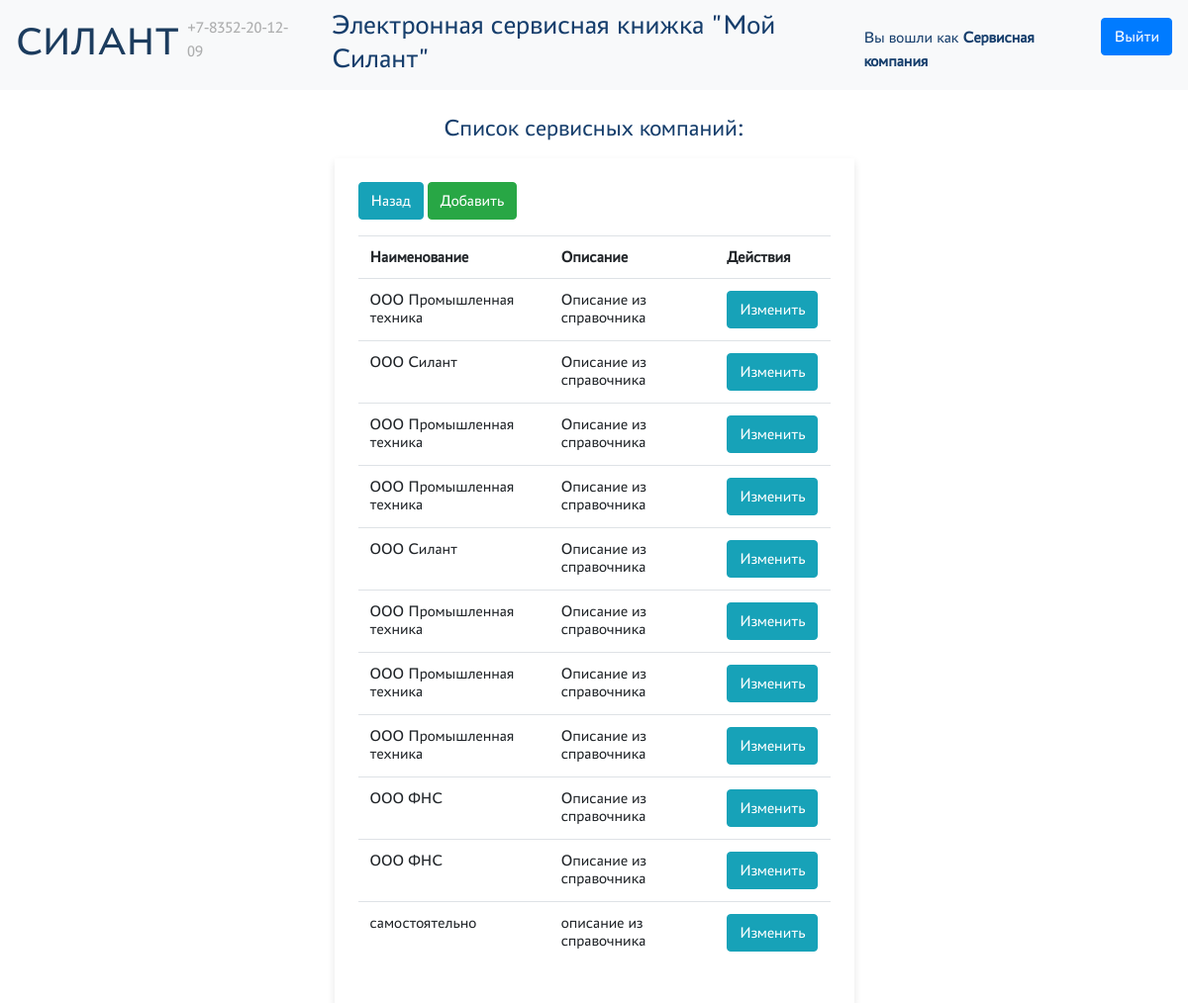
Page /lookups/service_companies (signed in) on the committed database.
### main/models.py (models this page shows, shortened)
class ServiceCompany(models.Model):
    name = models.CharField("Название", max_length=255)
    description = models.TextField("Описание")
    user = models.OneToOneField(auth_models.CustomUser, on_delete=models.SET_NULL, verbose_name='Пользователь', null=True)
    class Meta:
        verbose_name = "Сервисная компания"
        verbose_name_plural = "Сервисные компании"

### main/views.py (the view)
# urls.py: path('lookups/service_companies', views.ServiceCompanyListView.as_view(), name="service-company-list"),
class ServiceCompanyListView(PermissionRequiredMixin, ListView):
    permission_required = 'main.view_service_company'
    model = models.ServiceCompany
    queryset = models.ServiceCompany.objects.all()
    template_name = 'main/lookups/service_companies/list.html'
    context_object_name = 'service_companies'

### authentication/models.py (called while the page is built)
    def has_perm(self, perm, obj=None):
        return True

### main/templatetags/custom_tags.py (called while the page is built)
@register.filter(name='has_group')
def has_group(user, group_name):
    group = Group.objects.get(name=group_name)
    return True if group in user.groups.all() else False

### templates/main/lookups/service_companies/list.html
{% extends 'base.html' %}
{% load custom_tags %}
{% block content %}
    <h4 class="text-center mt-4">Список сервисных компаний:</h4>
    <div class="col-12 col-md-6 offset-md-3 mt-3">
        <div class="card-new p-4">
            <a href="/lookups" class="btn btn-info mb-3">Назад</a>
            <a href="/lookups/service_companies/new" class="btn btn-success mb-3">Добавить</a>
            <table class="table table-hover">
                <tr>
                    <th>Наименование</th>
                    <th>Описание</th>
                    <th>Действия</th>
                </tr>
                {% for service_company in service_companies %}
                    <tr>
                        <td>{{ service_company.name }}</td>
                        <td>{{ service_company.description }}</td>
                        <td><a href="/lookups/service_companies/edit/{{ service_company.pk }}" class="btn btn-info">Изменить</a></td>
                    </tr>
                {% endfor %}
            </table>
        </div>
    </div>
{% endblock content %}

### static/css/style.css (style rules this page uses)
:root { --silant_black: #163E6C; --silant_red: #D20A11; --silant_beige: #EBE6D6; --silant_grey: #6c757d; --silant_light_grey: #e6e6e6; --silant_cell_grey: #f3f3f3; }
html { font-family: "PT-Astra-Sans_Regular" !important; line-height: 1.5; -webkit-text-size-adjust: 100%; -ms-text-size-adjust: 100%; -moz-text-size-adjust: 100%; -ms-overflow-style: scrollbar; -webkit-tap-highlight-color: rgba(0, 0, 0, 0); }
body { font-family: "PT-Astra-Sans_Regular" !important; height: 100%; font-weight: 400; line-height: 1.5; color: var(--silant_black); }
.card-new { background-color: white; box-shadow: 0 4px 8px rgba(0, 0, 0, 0.1); }

### rows in the picture
ServiceCompany: name "ООО Промышленная техника", description "Описание из справочника"
ServiceCompany: name "ООО Силант", description "Описание из справочника"
ServiceCompany: name "ООО Промышленная техника", description "Описание из справочника"
ServiceCompany: name "ООО Промышленная техника", description "Описание из справочника"
ServiceCompany: name "ООО Силант", description "Описание из справочника"
ServiceCompany: name "ООО Промышленная техника", description "Описание из справочника"
ServiceCompany: name "ООО Промышленная техника", description "Описание из справочника"
ServiceCompany: name "ООО Промышленная техника", description "Описание из справочника"
ServiceCompany: name "ООО ФНС", description "Описание из справочника"
ServiceCompany: name "ООО ФНС", description "Описание из справочника"
ServiceCompany: name "самостоятельно", description "описание из справочника"
